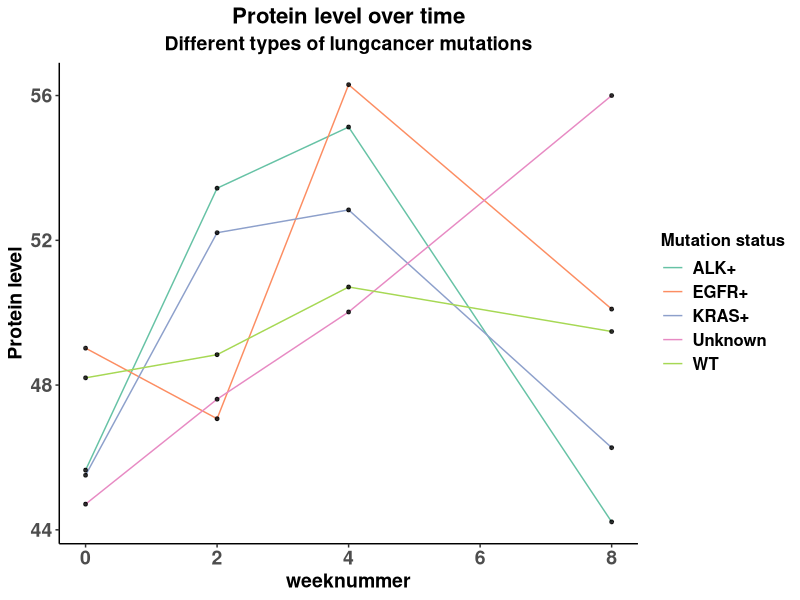

This figure's R source:
library(tidyverse)

set.seed(42)
n_patients <- 150

# Dataset 1: Patiënt basisinformatie
patients <- data.frame(
  pat_id = 1:n_patients,
  age_gender = paste0(sample(45:85, n_patients, replace = TRUE), "_", sample(c("M", "V", "X"), n_patients, replace = TRUE)),
  mutation_status = sample(c("EGFR+", "KRAS+", "ALK+", "WT", "Unknown"), n_patients, replace = TRUE, prob = c(0.2, 0.2, 0.1, 0.4, 0.1)),
  location_code = sample(c("LOC-A", "LOC-B", "LOC-C"), n_patients, replace = TRUE)
)

# Dataset 2: Biomarkers over tijd (Weken na start therapie)
biomarkers <- expand.grid(pat_id = 1:n_patients, week = c("week_0", "week_2", "week_4", "week_8")) %>%
  mutate(protein_level = rnorm(n(), mean = 50, sd = 15)) %>%
  mutate(protein_level = ifelse(runif(n()) < 0.05, NA, protein_level)) %>% # Introductie missing values
  mutate(protein_level = paste0("val_", round(protein_level, 2))) # Getallen als tekst met prefix

# Dataset 3: Behandeluitkomst, verder gewerkt tot groeipercentage
outcomes <- data.frame(
  id = 1:n_patients,
  response = sample(c("Complete Response", "Partial Response", "Stable Disease", "Progressive Disease"), n_patients, replace = TRUE),
  hosp_name = "LUMC-Oncology-Center"
) %>%
  rename("pat_id" ="id") %>%
  left_join(patients, by="pat_id") %>%
  left_join(biomarkers, by="pat_id") %>%
  separate(col = (age_gender),
           sep = "_",
           into = c("Age", "Gender"),
           convert = T) %>%
  separate(col=(protein_level),
           sep="_",
           into=c("val","protein_level"),
           convert = T) %>%
  select(-(val)) %>%
  separate(col=(week),
           sep="_",
           into=c("week","weeknummer"),
           convert = T) %>%
  select(-(week)) %>%
  mutate(location_code=case_when(location_code == "LOC-A" ~ "A",
                                 location_code == "LOC-B" ~ "B",
                                 location_code == "LOC-C" ~ "C")) %>%
  drop_na() %>%
  group_by(hosp_name,mutation_status,weeknummer) %>%
  filter(weeknummer %in% c(8,0)) %>%
  summarise(mean_Protein_level = round(mean(protein_level), digits = 2),
            SD_Protein_level = round(sd(protein_level), digits = 2)) %>%
  pivot_wider(names_from = weeknummer,
              values_from = c(mean_Protein_level,SD_Protein_level)) %>%
  group_by(mutation_status) %>%
  mutate(groeipercentage=round((mean_Protein_level_8-mean_Protein_level_0)/mean_Protein_level_0*100, digits = 1)) %>%
  arrange(groeipercentage)

# data om verder te werken voor data visualisatie
# Biomarker verloop trend
linegrafiek <- data.frame(
  id = 1:n_patients,
  response = sample(c("Complete Response", "Partial Response", "Stable Disease", "Progressive Disease"), n_patients, replace = TRUE),
  hosp_name = "LUMC-Oncology-Center"
) %>%
  rename("pat_id" ="id") %>%
  left_join(patients, by="pat_id") %>%
  left_join(biomarkers, by="pat_id") %>%
  separate(col = (age_gender),
           sep = "_",
           into = c("Age", "Gender"),
           convert = T) %>%
  separate(col=(protein_level),
           sep="_",
           into=c("val","protein_level"),
           convert = T) %>%
  select(-(val)) %>%
  separate(col=(week),
           sep="_",
           into=c("week","weeknummer"),
           convert = T) %>%
  select(-(week)) %>%
  mutate(location_code=case_when(location_code == "LOC-A" ~ "A",
                                 location_code == "LOC-B" ~ "B",
                                 location_code == "LOC-C" ~ "C")) %>%
  drop_na() %>%
  group_by(hosp_name,mutation_status,weeknummer) %>%
  summarise(mean_Protein_level = round(mean(protein_level), digits = 2),
            SD_Protein_level = round(sd(protein_level), digits = 2)) %>%
  ggplot(mapping=aes(x=weeknummer,
                     y=mean_Protein_level,
                     color=mutation_status)) +
  geom_line(linewidth=0.5) +
  geom_point(alpha=0.8, size=1, color="black") +
  theme_classic() +
  scale_color_brewer(palette="Set2") +
  theme(plot.title = element_text(hjust=0.5,
                                   face="bold",
                                   family="sans",
                                  size=16),
        plot.subtitle=element_text(hjust=0.5,
                                    face="bold",
                                    family="sans",
                                    size=14),
        axis.text=element_text(face="bold",
                                family="sans",
                                size=14),
        axis.title=element_text(face="bold",
                               family="sans",
                               size=14),
        legend.title=element_text(size=12,
                                   face="bold",
                                   family="sans"),
        legend.text=element_text(size=12,
                                  face="bold",
                                  family="sans")) +
  labs(title="Protein level over time",
       subtitle = "Different types of lungcancer mutations",
       x="weeknummer",
       y="Protein level",
       color="Mutation status")
#
